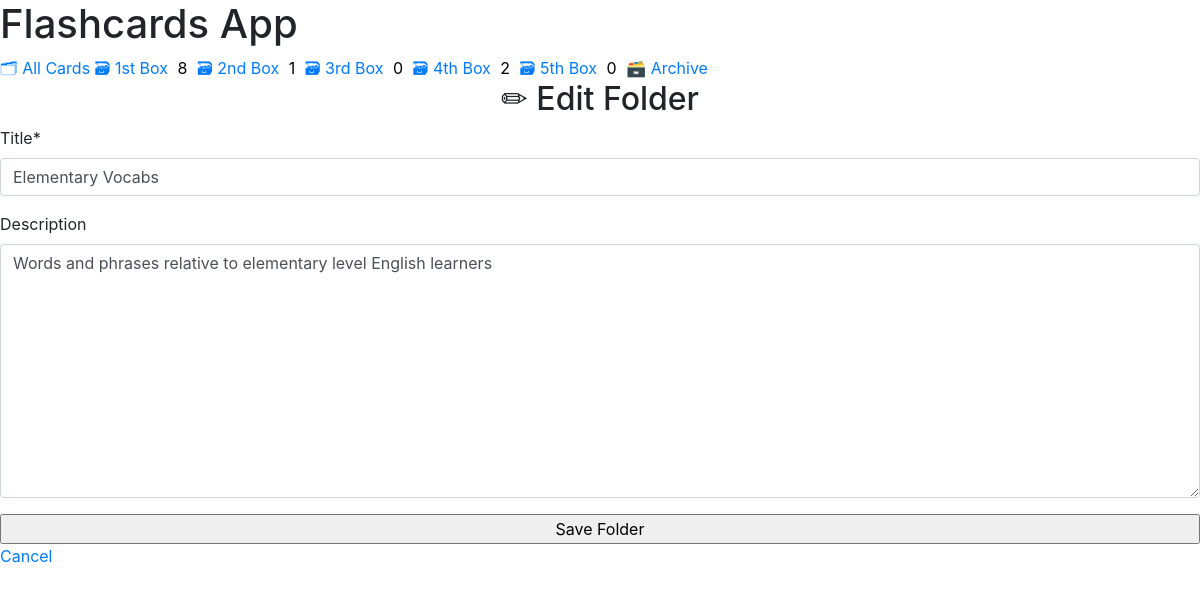
Page /folder/2/update (signed in) on the committed database.
### cards/models.py (models this page shows, shortened)
class Folder(BaseModel):
    title = models.CharField(max_length=1024)
    description = models.TextField(null=True, blank=True)
    author = models.ForeignKey(CustomUser, on_delete=models.CASCADE)

### cards/views.py (the view)
# urls.py: path('folder/<int:pk>/update', FolderUpdateView.as_view(), name='folder-update'),
class FolderUpdateView(FolderCreateView, UpdateView):
    def get_success_url(self):
        return reverse('folder-detail', kwargs={'pk': self.object.pk})

### templates/templatetags/cards_tags.py (called while the page is built)
@register.inclusion_tag('cards/box_link.html')
def boxes_as_links(username, **kwargs):
    boxes = []
    for box_num in BOXES:
        card_count = Card.objects.all().filter(
            box=box_num,
            is_archive=False,
            study_set__author__username=username,
        )
        if kwargs['set']:
            card_count = card_count.filter(study_set=kwargs['set']).count()
        else:
            card_count = card_count.count()
        boxes.append({
            'number': box_num,
            'card_count': card_count,
            'study_set': kwargs['set'],
        })
    return {'boxes': boxes}

### templates/cards/folder_form.html (shortened to what this page needs)
{% extends './base.html' %}
{% load crispy_forms_tags %}
{% block content %}
    {% if folder %}
        <h2>✏ Edit Folder</h2>
    {% else %}
        {% include 'cards/success_message.html' %}
        <h3>✨ Create New Folder</h3>
    {% endif %}
    <form action="" method="POST">
        {{form|crispy}}
        <input type="submit" value="Save Folder">
    </form>
    {% if folder %}
            <a href="{% url 'folder-detail' folder.id %}">Cancel</a>
    {% else %}
            <a href="{% url 'card-list' %}">Cancel</a>
    {% endif %}
    <br><br>
{% endblock %}

### static/main.css (style rules this page uses)
:root { --accent: #6e48ad; --accent-bg: white; --bg: #fff; --text: #212121; --text-light: #585858; --border: #d8dae1; --code: #d81b60; --preformatted: #444; }
h2 { text-align: center; }
h2, h4 { margin-top: 0; }
input, select, textarea { width: 100%; }

### rows in the picture
Folder: title "Elementary Vocabs", description "Words and phrases relative to elementary level English learners"

### other values in the picture
{{ box.number | ordinal }} "1st" "2nd" "3rd" "4th" "5th"
{{ box.card_count }} "8" "1" "0" "2" "0"
